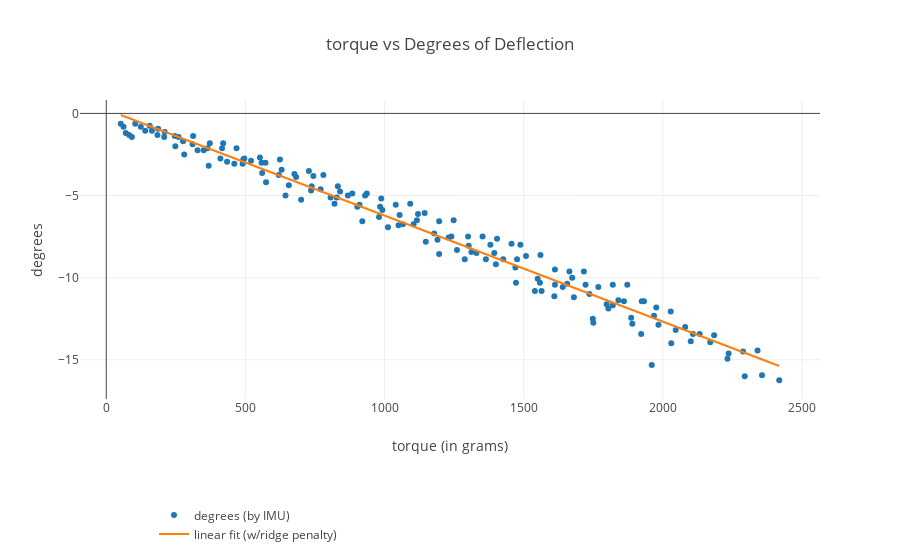

Notebook cell for this chart:
### Code cell
%matplotlib tk
import plotly.plotly as py
import plotly.offline as po
import plotly.graph_objs as go
from sklearn import linear_model
from sklearn.linear_model import Ridge

from sklearn.metrics import mean_squared_error, r2_score

po.init_notebook_mode(connected=True)

torquesY = BigTorque
thetaY = BigTheta
#print(torquesY)
#print(thetaY)
trace0 = go.Scatter( x = torquesY, y = thetaY, mode = 'markers',
    name = 'degrees (by IMU)' )

#forcesXYZ = forcesXYZ.reshape(-1, 1)
myX = torquesY.reshape(-1,1)
myy = thetaY 
#print(len(thetas))
#regr= Ridge(fit_intercept=True, alpha=1.0, random_state=0, normalize=True)
regr = linear_model.LinearRegression()
regr.fit(myX, myy)
coef_ridge = regr.coef_
gridx = np.linspace(myX.min(), myX.max(), 20)
coef_ = regr.coef_ * gridx + regr.intercept_
print('test')
print(regr.coef_)
print(regr.intercept_)
yPred= regr.predict(myX) 
#plt.plot(gridx, coef_, 'g-', label="ridge regression")

trace2 = go.Scatter( x= gridx, y = coef_,
    name = 'linear fit (w/ridge penalty)' )

data = [trace0, trace2]
    
layout = go.Layout(
    title='torque vs Degrees of Deflection',
    yaxis=dict(title='degrees'),
    xaxis=dict(title='torque (in grams)'),
    legend=dict(x=.1, y=-.5) )

fig = go.Figure(data=data, layout=layout)
# Plot and embed in ipython notebook!

print('Coefficients: \n', regr.coef_)
print("Mean squared error: %.2f" % mean_squared_error(thetaY, yPred))
#print('Variance score (ideal 1): %.2f' % r2_score(thetaY))
po.iplot(fig)

### Figure 1 — Plotly figure (JSON) as saved in the notebook; plotly's stock layout.template omitted (floating-point values rounded to 4 significant figures; data arrays with more than 128 entries replaced by an {"elided": "..."} marker saying what was removed)
{"data": [{"mode": "markers", "name": "degrees (by IMU)", "type": "scatter", "x": {"elided": "159 float values"}, "y": {"elided": "159 float values"}}, {"name": "linear fit (w/ridge penalty)", "type": "scatter", "x": [52, 176.5, 301.1, 425.6, 550.1, 674.6, 799.2, 923.7, 1048.0, 1173.0, 1297.0, 1422.0, 1546.0, 1671.0, 1795.0, 1920.0, 2044.0, 2169.0, 2293.0, 2418], "y": [-0.09344, -0.8979, -1.702, -2.507, -3.311, -4.116, -4.92, -5.725, -6.529, -7.334, -8.138, -8.943, -9.747, -10.55, -11.36, -12.16, -12.97, -13.77, -14.57, -15.38]}], "layout": {"legend": {"x": 0.1, "y": -0.5}, "title": "torque vs Degrees of Deflection", "xaxis": {"title": "torque (in grams)"}, "yaxis": {"title": "degrees"}}}
